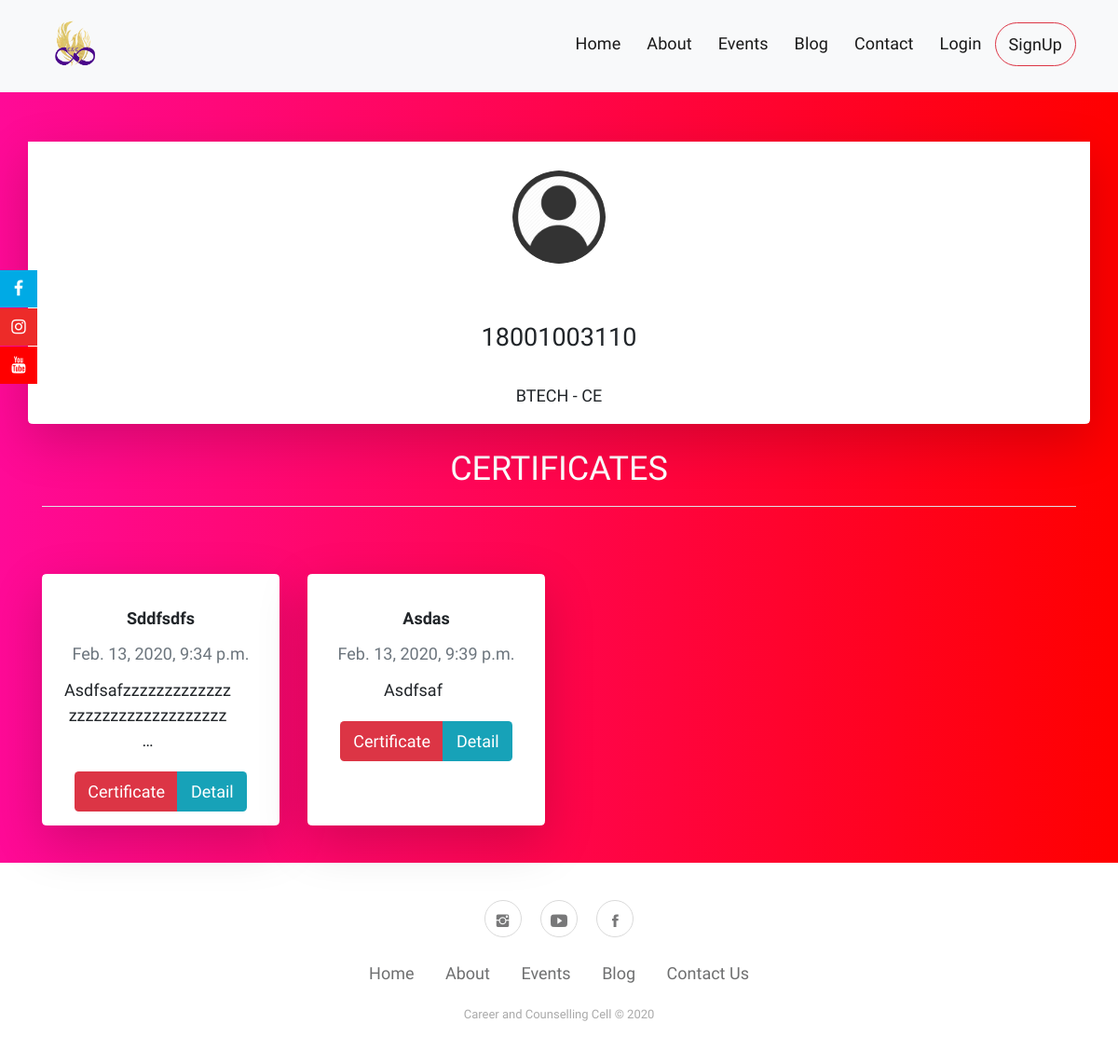
Before: /accounts/sanyam/ with the older database file.
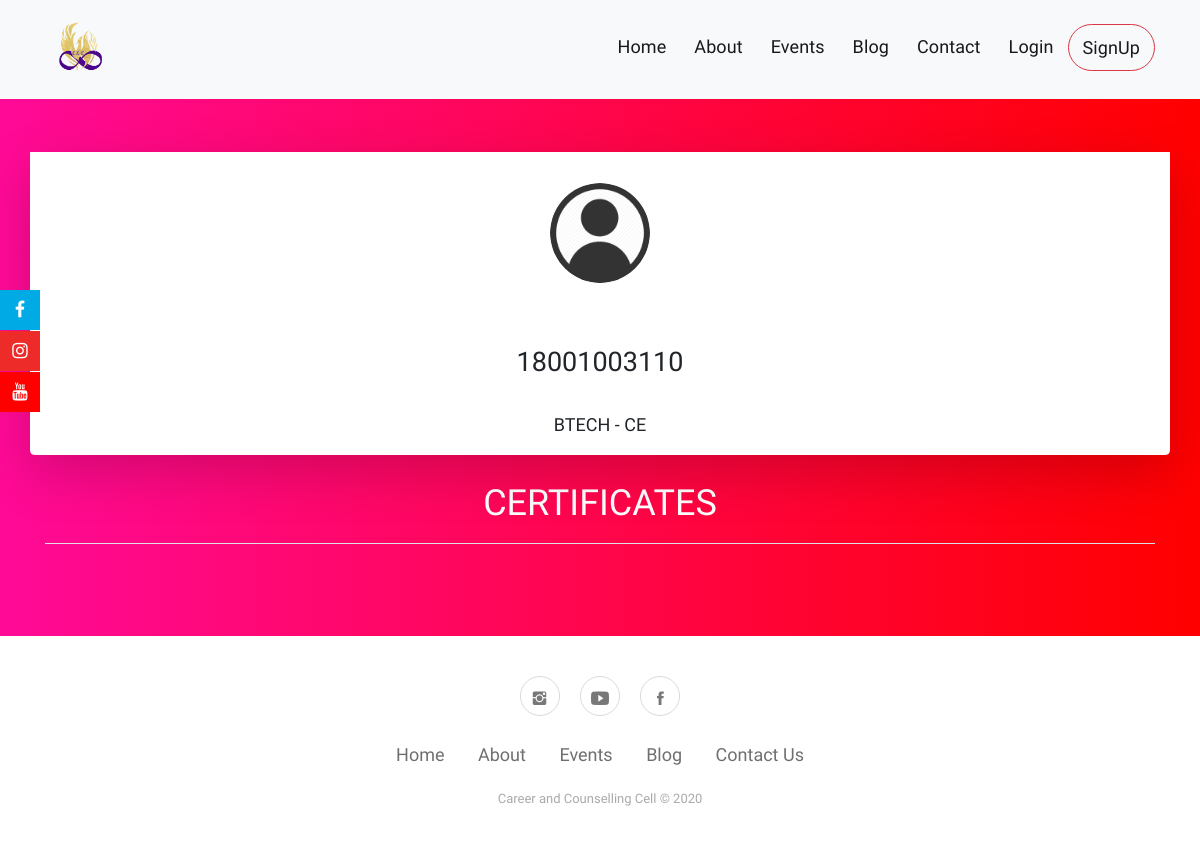
After: the same page with the newer database file.
### events/models.py (models this page shows, shortened)
class Registration(models.Model):
    user = models.ForeignKey(User, on_delete=models.CASCADE, verbose_name='registrations')
    event = models.ForeignKey(Event, on_delete=models.CASCADE)
    date = models.DateTimeField(auto_now_add=True, blank=True, null=True)
    attended = models.CharField(choices=(('A', 'Attended'), ('NA', 'Not Attended')), max_length=10, default='NA')
    class Meta:
        ordering = ['-date']

class Event(models.Model):
    event_name = models.CharField(max_length=100)
    description = models.CharField(max_length=1000)
    certi_description = RichTextUploadingField(blank=True, null=True)
    content = RichTextUploadingField(blank=True, null=True)
    date = models.DateTimeField(blank=True, null=True)
    venue = models.CharField(max_length=100, default=None, blank=True, null=True)
    pic1 = models.ImageField(default=None, upload_to='event pics')
    pic2 = models.ImageField(default=None, upload_to='event pics', blank=True, null=True)
    pic3 = models.ImageField(default=None, upload_to='event pics', blank=True, null=True)
    pic4 = models.ImageField(default=None, upload_to='event pics', blank=True, null=True)
    pic5 = models.ImageField(default=None, upload_to='event pics', blank=True, null=True)
    pic6 = models.ImageField(default=None, upload_to='event pics', blank=True, null=True)
    pic7 = models.ImageField(default=None, upload_to='event pics', blank=True, null=True)
    pic8 = models.ImageField(default=None, upload_to='event pics', blank=True, null=True)
    pic9 = models.ImageField(default=None, upload_to='event pics', blank=True, null=True)
    pic10 = models.ImageField(default=None, upload_to='event pics', blank=True, null=True)
    pic11 = models.ImageField(default=None, upload_to='event pics', blank=True, null=True) ##for home only
    status = models.CharField(default=True, choices=(('True', 'Upcoming'), ('False', 'Happened')), max_length=10)
    class Meta:
        ordering = ['-date']

### accounts/views.py (the view)
# urls.py: path('<username>/', views.ProfileDashboard, name='dashboard'),
def ProfileDashboard(request, username):
    user = request.user
    user_instance = get_object_or_404(User, username=username)
    user_instance_profile = get_object_or_404(UserProfile, user=user_instance)
    registration = Registration.objects.filter(user=user_instance)
    context = {
        'user': user,
        'user_instance': user_instance,
        'certificates': registration,
        'profile': user_instance_profile,
    }
    return render(request, 'accounts/profile1.html', context)

### accounts/templates/accounts/profile1.html (shortened to what this page needs)
{% extends 'base.html' %}
{% load static %}
    {% block static %}
    <link rel="stylesheet" href="https://cdnjs.cloudflare.com/ajax/libs/animate.css/3.5.2/animate.min.css">
    <link rel="stylesheet" href="{% static 'bootstrap/css/bootstrap.min.css' %}">
    {% endblock %}
{% block content %}
<div style="background: rgb(2,0,36);
background: linear-gradient(90deg, rgba(2,0,36,1) 0%, rgba(255,10,151,1) 0%, rgba(255,0,0,1) 100%); padding: 20px; padding-top: 50px">
<br>
<br>
<br>
                {% include 'accounts/profile card.html' %}
{% endblock %}

### accounts/templates/accounts/profile card.html (shortened to what this page needs)
    <center>
    <div class="card container profilebody border-white border rounded shadow-lg img-fluid" style="height: auto; margin-top: -150px;">
            <div class="wow slideInUp profile">
                <div class="profilephoto" style="margin-top: 30px;">
                    {% if user_instance.userprofile.pic %}
                    <a href="#">
                        <img src="{{user_instance.userprofile.pic.url}}" height="100" width="100" class="rounded-circle">
                    </a>
                    {% endif %}
                </div>
                <div class="profiledetails">
                    <br>
                    <br>
                    <h4>{{profile.roll_no}}</h4><br>
                    <h5><p>{{profile.course}} - {{ profile.branch }}</p></h5>
                </div>
            </div>
    </div>
    </center>
    <br>
{% if user_instance.registration_set.exists %}
    <div class="wow slideInUp container certibody">
        <div style="text-align: center">
            <h2 class="text-white img-fluid">
                CERTIFICATES
            </h2>
            <hr style="background-color: ghostwhite">
            <br><br>
            <div class="row user-list">
                {% for registration in certificates %}
                {% if registration.attended == 'A'%}
                    <div class="col-md-3 col-sm-6 item">
                        <div class="card border-white border rounded shadow-lg" data-bs-hover-animate="pulse" style="width: auto; height: 15rem;">
                            <div class="card-body">
                                <h4 class="card-title" style="margin-top: 5px;"><strong>{{ registration.event.event_name|capfirst|truncatechars:40 }}</strong></h4>
                                <h6 class="text-muted card-subtitle mb-2" style="margin-top: 0px;">{{ registration.event.date }}</h6>
                                <p class="card-text" style="width: 180px;margin-top: 15px;margin-bottom: 20px;">{{ registration.event.description|capfirst|truncatechars:40 }}</p>
                                <div class="btn-group" role="group">
                                    <button class="btn bg-danger" type="button" ><a href="{% url 'events:certificate' user_instance.username registration.event.id %}">Certificate</a></button>
                                    <br>
                                    <button class="btn bg-info" type="button"><a href="{% url 'events:events_detail' registration.event.id %}">Detail</a></button>
                                </div>
                            </div>
                        </div>
                    </div>
                {% endif %}
                {% endfor %}
            </div>
                </div>
        {% endif %}
        </div>
    </div>

Changed rows visible on the page:
removed Registration: event.event_name "Sddfsdfs", event "Feb. 13, 2020, 9:34 p.m.", event.description "Asdfsafzzzzzzzzzzzzzzzzzzzzzzzzzzzzzzzz…"
removed Registration: event.event_name "Asdas", event "Feb. 13, 2020, 9:39 p.m.", event.description "Asdfsaf"
